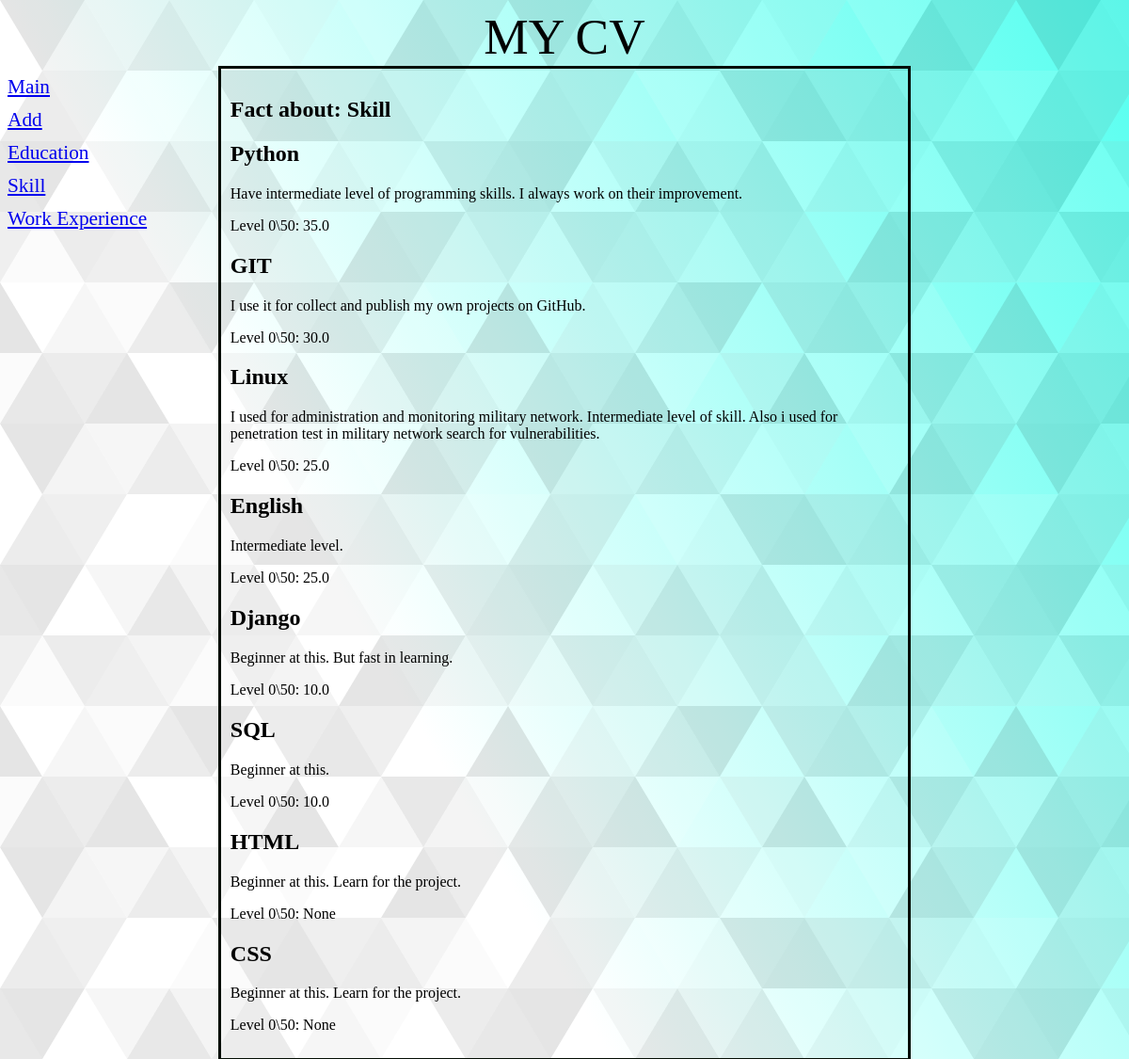
/cv/1/, run on the app's committed database.
### cv/models.py (models this page shows, shortened)
class Rubric(models.Model):
    name=models.CharField(max_length=20, db_index=True, verbose_name='Rubric')
    class Meta:
        verbose_name_plural='Rubrics'
        verbose_name='Rubric'
        ordering=['name']

class Bd(models.Model):
    fact=models.CharField(max_length=50, verbose_name='Fact')
    content=models.TextField(null=True, blank=True, verbose_name='Description')
    level=models.FloatField(null=True, blank=True, verbose_name='Level')
    published=models.DateTimeField(auto_now_add=True, db_index=True, verbose_name='Publicate')
    rubric=models.ForeignKey('Rubric', null=True, on_delete=models.PROTECT, verbose_name='Rubric')
    class Meta:
        verbose_name_plural='Facts'
        verbose_name='Fact'
        ordering=['-level']

### cv/views.py (the view)
# urls.py: path('<int:rubric_id>/', by_rubric, name='by_rubric'),
def by_rubric(request, rubric_id):
    bbs=Bd.objects.filter(rubric=rubric_id)
    rubrics=Rubric.objects.all()
    current_rubric=Rubric.objects.get(pk=rubric_id)
    context = {'bbs': bbs, 'rubrics':rubrics, 'current_rubric':current_rubric}
    return render(request, 'cv/by_rubric.html', context)

### cv/templates/cv/by_rubric.html (shortened to what this page needs)
{% extends "layout/basic.html" %}
{% block content %}
<h2>Fact about: {{current_rubric.name}}</h2>
{% for bb in bbs %}
<div>
    <h2>{{bb.fact}}</h2>
    <p>{{bb.content}}</p>
    <p>Level 0\50: {{bb.level}}</p>
</div>
{% endfor %}
{% endblock %}

### cv/templates/layout/basic.html (shortened to what this page needs)
{% load static %}
<!DOCTYPE html>
<html>
    <head>
        <link rel='stylesheet' type='text/css' href="{% static 'cv/style.css' %}">
    </head>
    <body>
        <header>My CV</header>
        <nav>
            <a href="{% url 'index' %}">Main</a>
            <a href="{% url 'add' %}">Add</a>
            {% for rubric in rubrics %}
            <a href="{% url 'by_rubric' rubric.pk %}">{{rubric.name}}</a>
            {% endfor %}
        </nav>
        <section>
            {% block content %}
            {% endblock %}
        </section>
    </body>

### cv/static/cv/style.css (style rules this page uses)
body { background-color: #ffffff; background-attachment: fixed; background-size: cover; }
header { font-size: 40pt; text-transform: uppercase; text-align: center; }
nav { font-size: 16pt; width: 150px; float: left; }
nav a { display: block; margin: 10px 0px; }
section { margin: auto; width: 60%; border: 3px solid rgb(4, 14, 4); padding: 10px; }

### data on the page
Rubric: name "Education"
Rubric: name "Skill"
Rubric: name "Work Experience"
Bd: fact "Python", content "Have intermediate level of programming skills. I always work on their improvement.", level "35.0"
Bd: fact "GIT", content "I use it for collect and publish my own projects on GitHub.", level "30.0"
Bd: fact "Linux", content "I used for administration and monitoring military network. Intermediate level of skill. Also i used for penetration test in military network search for vulnerabilities.", level "25.0"
Bd: fact "English", content "Intermediate level.", level "25.0"
Bd: fact "Django", content "Beginner at this. But fast in learning.", level "10.0"
Bd: fact "SQL", content "Beginner at this.", level "10.0"
Bd: fact "HTML", content "Beginner at this. Learn for the project.", level "None"
Bd: fact "CSS", content "Beginner at this. Learn for the project.", level "None"
